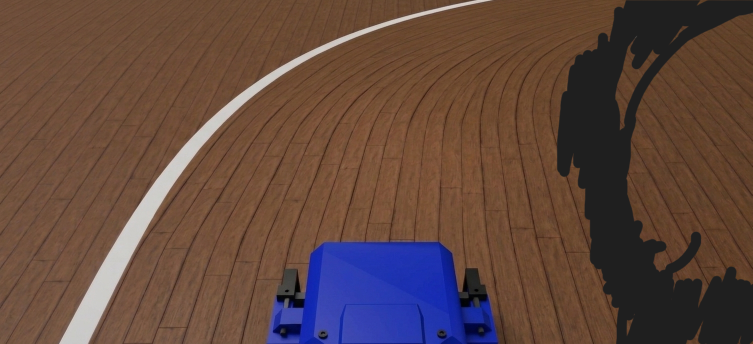
#> input picture tests/images/curva_2_no_right_lane.png, 1505 x 688 px, found by its file name (shown at 1/2 size)
$ python testVison.py
#> lines starting #> are read from the running program, lines starting #| are printed output that depends on the picture; after the words box and inside, x2 and y2 are one past the last pixel; in counts of white or black regions, pixels touching at a corner belong together
### imageProcess.py
import cv2
import numpy as np

track_size = 200

def laneDetectionPipeline(roi_h, roi_w, limiar, limiar_bgr, last_error=0):
    global track_size

    # Inicializa o centro da pista e o erro
    track_center = 0

    # Define a linha de referência para a detecção das faixas e o limite mínimo de pixels brancos para considerar uma faixa válida
    mid_y         = roi_h // 2
    reference_line_y = mid_y + (mid_y // 2)
    minimum_limit = (roi_h // 2) * 0.1

    # Detecta as faixas na imagem limiarizada e retorna a posição da faixa esquerda, da faixa direita e se cada uma é válida ou não
    # left_lane, right_lane, left_valid, right_valid = detectLanes(limiar, roi_h // 2, roi_w, minimum_limit, True)

    # Realiza uma busca por janelas deslizantes para detectar as faixas na imagem limiarizada
    left_lane, right_lane, left_valid, right_valid = slidingWindowSearch(limiar, roi_h // 2, roi_w, minimum_limit, num_windows=3)

    if track_size == 0:
        track_size = right_lane - left_lane

    # Processa a detecção das faixas e calcula o erro de acordo com os casos possíveis
    error, limiar_bgr, lane_state, track_size, track_center =  processLanes(left_lane, right_lane, left_valid, right_valid, roi_w, reference_line_y, limiar_bgr, last_error, track_size)

    # Desenha um círculo verde no centro da pista
    if(track_center != 0):
        cv2.circle(limiar_bgr, (track_center, mid_y + (mid_y // 2)), 5, (0, 255, 0), -1)

    # Desenha um círculo vermelho no ponto de referência para o cálculo do erro
    cv2.circle(limiar_bgr, (roi_w // 2, round(roi_h * 0.9)), 5, (0, 0, 255), -1)

    return error, limiar_bgr, lane_state


def slidingWindowSearch(limiar, height, width, limit, num_windows=1):
    # Realiza uma busca por janelas deslizantes para detectar as faixas na imagem limiarizada, retornando a posição média das faixas detectadas e se cada uma é válida ou não
    right_lanes_pos = []
    left_lanes_pos = []

    # A altura de cada janela é definida como a altura da ROI dividida pelo número de janelas
    window_height = height // num_windows

    # Para cada janela, conta o número de pixels brancos em cada coluna e detecta a posição da faixa esquerda e da faixa direita, verificando se cada uma é válida ou não
    for window in range(num_windows):
        start_y = height - (window + 1) * window_height
        end_y = height - window * window_height

        left_lane, right_lane, left_valid, right_valid = detectLanes(limiar[start_y:end_y], window_height, width, limit)

        if left_valid:
            left_lanes_pos.append(left_lane)

        if right_valid:
            right_lanes_pos.append(right_lane)

    # Retorna a posição média das faixas detectadas e se elas são válidas ou não
    return int(np.mean(left_lanes_pos)) if left_lanes_pos else 0, int(np.mean(right_lanes_pos)) if right_lanes_pos else width, bool(left_lanes_pos), bool(right_lanes_pos)


def detectLanes(limiar, height, width, limit, slice_image=False):
    # Conta o número de pixels brancos em cada coluna da imagem limiarizada a partir da metade inferior da ROI
    if slice_image:
        white_pixels_per_column = [cv2.countNonZero(limiar[height:, i]) for i in range(width)]
    else:
        white_pixels_per_column = [cv2.countNonZero(limiar[:, i]) for i in range(width)]

    # Encontra a posição da faixa esquerda e da faixa direita com base no número de pixels brancos em cada coluna
    left_lane = white_pixels_per_column.index(max(white_pixels_per_column[:width // 2]))
    half_right = white_pixels_per_column[width // 2:]
    right_lane = half_right.index(max(white_pixels_per_column[width // 2:])) + width // 2

    # Verifica se as faixas detectadas são válidas com base no limite mínimo de pixels brancos
    right_valid, left_valid = False, False
    if(white_pixels_per_column[left_lane] > limit):
        left_valid = True
    if(white_pixels_per_column[right_lane] > limit):
        right_valid = True

    return left_lane, right_lane, left_valid, right_valid


def processLanes(left_lane, right_lane, left_valid, right_valid, roi_w, reference_line_y, limiar_bgr, last_error, track_size=0):
    track_center = 0

    # Caso 1 - Duas faixas detectadas
    if left_valid and right_valid:
        # O centro da pista é a média entre as duas faixas detectadas
        track_center = (left_lane + right_lane) // 2
        error = track_center - (roi_w // 2)

        # Caso detecte as duas faixas, atualiza o tamanho da pista
        track_size = right_lane - left_lane

        # Desenha uma linha entre as faixas detectadas
        cv2.line(limiar_bgr, (left_lane, reference_line_y), (right_lane, reference_line_y), (100, 100, 100), 2)
        lane_state = "both"

    # Caso 2 - Apenas a faixa da direita detectada
    elif not left_valid and right_valid:
        # O centro da pista é diferença entre a posição da faixa direita e metade do tamanho da pista
        track_center = right_lane - (track_size // 2)
        error = track_center - (roi_w // 2)

        # Desenha uma linha cinza do centro da pista pra a faixa da direita e uma linha vermelha do centro da pista para onde a faixa da esquerda deveria estar
        cv2.line(limiar_bgr, (track_center - (track_size // 2), reference_line_y), (track_center + (track_size // 2), reference_line_y), (0, 0, 255), 2)
        cv2.line(limiar_bgr, (track_center, reference_line_y), (right_lane, reference_line_y), (100, 100, 100), 2)
        lane_state = "right"

    # Caso 3 - Apenas a faixa da esquerda detectada
    elif left_valid and not right_valid:
        # O centro da pista é a soma da posição da faixa esquerda com metade do tamanho da pista
        track_center = left_lane + (track_size // 2)
        error = track_center - (roi_w // 2)

        # Desenha uma linha cinza do centro da pista pra a faixa da esquerda e uma linha vermelha do centro da pista para onde a faixa da direita deveria estar
        cv2.line(limiar_bgr, (left_lane, reference_line_y), (track_center, reference_line_y), (100, 100, 100), 2)
        cv2.line(limiar_bgr, (track_center, reference_line_y), (track_center + (track_size // 2), reference_line_y), (0, 0, 255), 2)
        lane_state = "left"

    # Caso 4 - Nenhuma faixa detectada
    else:
        # Assume que o carro está seguindo a última trajetória conhecida, então mantém o erro anterior
        error = last_error
        lane_state = "none"

    return error, limiar_bgr, lane_state, track_size, track_center


# [4 lines left out: function getFrameDimensions, not called in this run]

### tests/testVison.py
import os
import sys
import cv2
import numpy as np

sys.path.append(
    os.path.abspath(
        os.path.join(os.path.dirname(__file__), "..")
    )
)

from imageProcess import laneDetectionPipeline


def nothing(x):
    pass

ROI_W = 320
ROI_H = 240

#frame = cv2.imread("tests/images/pista02.png")
frame = cv2.imread("tests/images/curva_2_no_right_lane.png")
#> frame is the input picture: shape (688, 1505, 3); mean B, G, R 62.1, 71.5, 96.9
#frame = cv2.imread("tests/images/curva_2.png")

if frame is None:
    print("Imagem não encontrada")
    exit()

height, width = frame.shape[:2]
#> height = 688; width = 1505

# Epelha a imagem
# frame = cv2.flip(frame, 1)

cv2.namedWindow("Controles")

cv2.createTrackbar("Linha superior", "Controles", 1280, width, nothing)
cv2.createTrackbar("Linha inferior", "Controles", 1280, width, nothing)
cv2.createTrackbar("Altura sup", "Controles", 263, height, nothing)
cv2.createTrackbar("Altura inf", "Controles", 541, height, nothing)
cv2.createTrackbar("Limiar", "Controles", 195, 255, nothing)

while True:

    img = frame.copy()

    upper = cv2.getTrackbarPos("Linha superior", "Controles")
    lower = cv2.getTrackbarPos("Linha inferior", "Controles")
    y_top = cv2.getTrackbarPos("Altura sup", "Controles")
    y_bot = cv2.getTrackbarPos("Altura inf", "Controles")
    limiar_value = cv2.getTrackbarPos("Limiar", "Controles")

    cx = width // 2
#> cx = 752

    pts_origem = np.float32([[cx - upper // 2, y_top], [cx + upper // 2, y_top], [cx + lower // 2, y_bot], [cx - lower // 2, y_bot]])
    pts_destino = np.float32([[0, 0], [ROI_W, 0], [ROI_W, ROI_H], [0, ROI_H]])

    cv2.polylines(img, [pts_origem.astype(np.int32)], True, (255, 0, 0), 2)
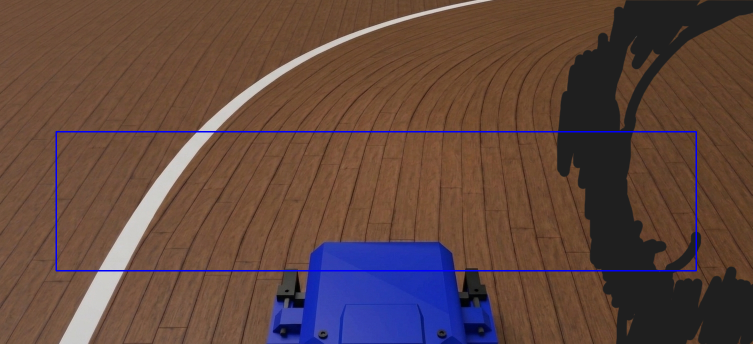
#> img: shape (688, 1505, 3) (shown at 1/2 size); 0.9% of pixels changed, all inside (x1, y1, x2, y2) = (111, 262, 1394, 543)
    M = cv2.getPerspectiveTransform(pts_origem, pts_destino)
    roi = cv2.warpPerspective(frame, M, (ROI_W, ROI_H))
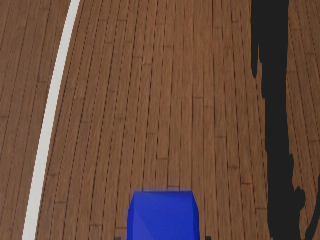
#> roi: shape (240, 320, 3); mean B, G, R 61.8, 75.3, 103.5
    gray = cv2.cvtColor(roi, cv2.COLOR_BGR2GRAY)
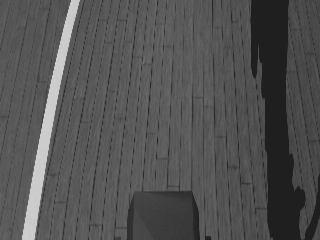
#> gray: shape (240, 320); min 28, max 212, mean 82.2
    _, thresh = cv2.threshold(gray, limiar_value, 255, cv2.THRESH_BINARY)
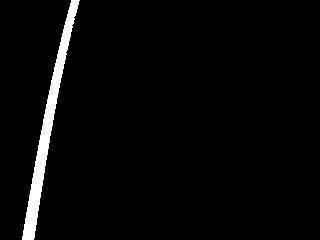
#> thresh: shape (240, 320); 3.2% white; 1 white region, box (x1, y1, x2, y2) and area: (22, 0, 80, 240) 2452
    bird = cv2.cvtColor(thresh, cv2.COLOR_GRAY2BGR)


    erro, bird, lane_state = laneDetectionPipeline(ROI_H, ROI_W, thresh, bird, last_error=0)
#> the loop in slidingWindowSearch, `for window in range(num_windows):` made 3 passes
#> left_lane on passes 1 to 3: 51, 60, 70
#> after the loop in slidingWindowSearch, `for window in range(num_windows):`: left_lanes_pos = [51, 60, 70]; right_lanes_pos = []
#> in laneDetectionPipeline, `left_lane, right_lane, left_valid, right_valid = slidingWindowSearch(l..`: left_lane = 60; right_lane = 320; left_valid = True; right_valid = False
#> in processLanes, `track_center = left_lane + (track_size // 2)`: track_center = 160
#> in processLanes, `error = track_center - (roi_w // 2)`: error = 0
#> in processLanes, `cv2.line(limiar_bgr, (track_center, reference_line_y), (track_center +..`:
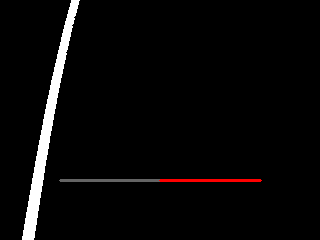
#> limiar_bgr: shape (240, 320, 3); mean B, G, R 8.5, 8.5, 9.5
#> in laneDetectionPipeline, `error, limiar_bgr, lane_state, track_size, track_center =  processLane..`: lane_state = 'left'; track_size = 200; track_center = 160
#> in laneDetectionPipeline, `cv2.circle(limiar_bgr, (track_center, mid_y + (mid_y // 2)), 5, (0, 25..`: limiar_bgr: shape (240, 320, 3); 0.11% of pixels changed, all inside (x1, y1, x2, y2) = (155, 175, 166, 186)
#> in laneDetectionPipeline, `cv2.circle(limiar_bgr, (roi_w // 2, round(roi_h * 0.9)), 5, (0, 0, 255..`:
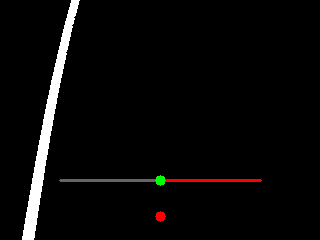
#> limiar_bgr: shape (240, 320, 3); mean B, G, R 8.5, 8.8, 9.7
#> erro = 0; lane_state = 'left'

    cv2.putText(bird, f"Erro: {erro}", (10, 30), cv2.FONT_HERSHEY_SIMPLEX, 0.7, (0, 255, 255), 2)
    cv2.putText(bird, f"Estado da pista: {lane_state}", (10, 60), cv2.FONT_HERSHEY_SIMPLEX, 0.7, (0, 255, 255), 2)
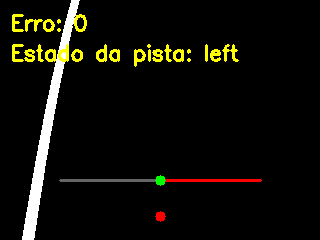
#> bird: shape (240, 320, 3); mean B, G, R 8.3, 15.1, 16

    cv2.imshow("Camera", img)
    cv2.imshow("Bird Eye", bird)

    key = cv2.waitKey(30)
#> (key q is pressed here)

    if key == ord('q'):
        break

cv2.destroyAllWindows()
